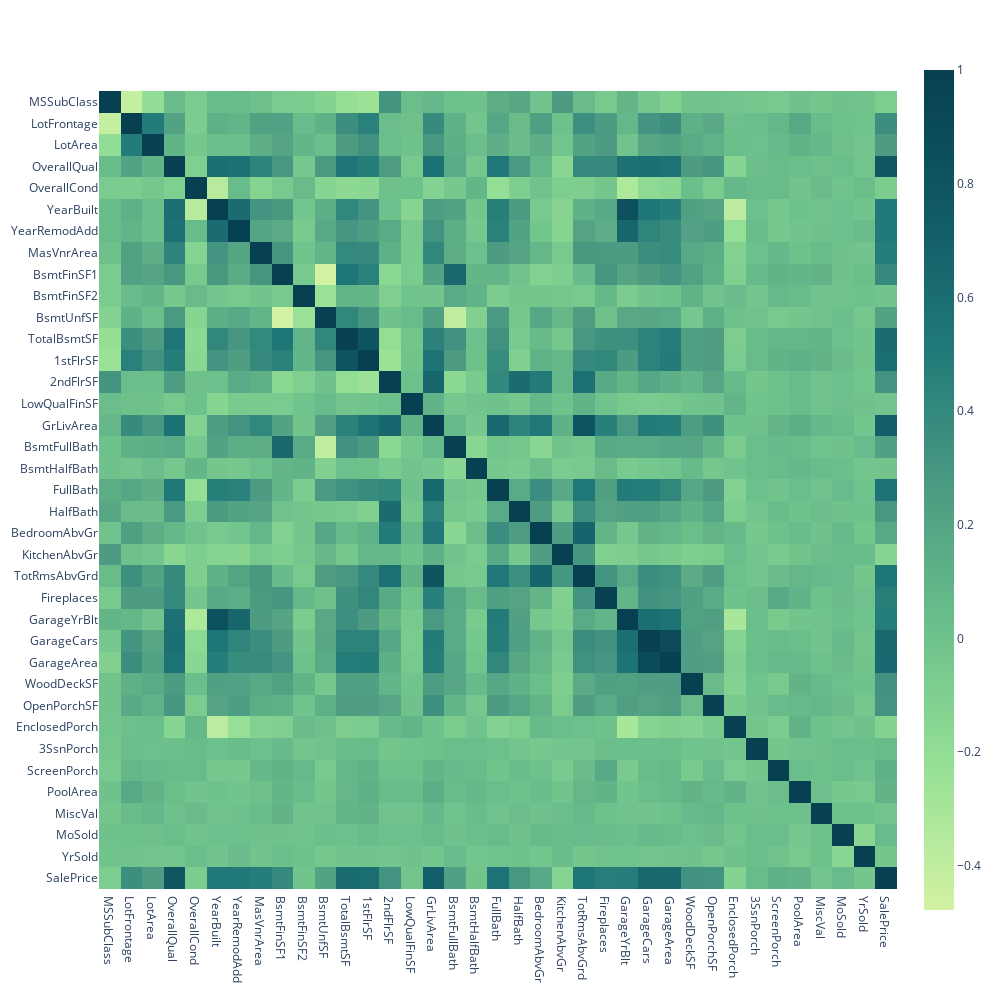

Notebook code cell kept with this figure:
### Code cell
px.imshow(df[numeric_features].corr(),
          color_continuous_scale=cm, width=1000, height=1000)

### Figure 1 — Plotly figure (JSON) as saved in the notebook; plotly's stock layout.template omitted (floating-point values rounded to 4 significant figures; data arrays with more than 128 entries replaced by an {"elided": "..."} marker saying what was removed)
{"data": [{"coloraxis": "coloraxis", "hovertemplate": "x: %{x}<br>y: %{y}<br>color: %{z}<extra></extra>", "name": "0", "type": "heatmap", "x": ["MSSubClass", "LotFrontage", "LotArea", "OverallQual", "OverallCond", "YearBuilt", "YearRemodAdd", "MasVnrArea", "BsmtFinSF1", "BsmtFinSF2", "BsmtUnfSF", "TotalBsmtSF", "1stFlrSF", "2ndFlrSF", "LowQualFinSF", "GrLivArea", "BsmtFullBath", "BsmtHalfBath", "FullBath", "HalfBath", "BedroomAbvGr", "KitchenAbvGr", "TotRmsAbvGrd", "Fireplaces", "GarageYrBlt", "GarageCars", "GarageArea", "WoodDeckSF", "OpenPorchSF", "EnclosedPorch", "3SsnPorch", "ScreenPorch", "PoolArea", "MiscVal", "MoSold", "YrSold", "SalePrice"], "xaxis": "x", "y": ["MSSubClass", "LotFrontage", "LotArea", "OverallQual", "OverallCond", "YearBuilt", "YearRemodAdd", "MasVnrArea", "BsmtFinSF1", "BsmtFinSF2", "BsmtUnfSF", "TotalBsmtSF", "1stFlrSF", "2ndFlrSF", "LowQualFinSF", "GrLivArea", "BsmtFullBath", "BsmtHalfBath", "FullBath", "HalfBath", "BedroomAbvGr", "KitchenAbvGr", "TotRmsAbvGrd", "Fireplaces", "GarageYrBlt", "GarageCars", "GarageArea", "WoodDeckSF", "OpenPorchSF", "EnclosedPorch", "3SsnPorch", "ScreenPorch", "PoolArea", "MiscVal", "MoSold", "YrSold", "SalePrice"], "yaxis": "y", "z": {"elided": "37x37 float values"}}], "layout": {"coloraxis": {"colorscale": [[0, "rgb(211, 242, 163)"], [0.1667, "rgb(151, 225, 150)"], [0.3333, "rgb(108, 192, 139)"], [0.5, "rgb(76, 155, 130)"], [0.6667, "rgb(33, 122, 121)"], [0.8333, "rgb(16, 89, 101)"], [1, "rgb(7, 64, 80)"]]}, "height": 1000, "margin": {"t": 60}, "width": 1000, "xaxis": {"anchor": "y", "constrain": "domain", "domain": [0, 1], "scaleanchor": "y"}, "yaxis": {"anchor": "x", "autorange": "reversed", "constrain": "domain", "domain": [0, 1]}}}
